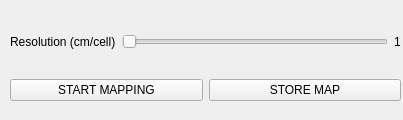
<?xml version="1.0" encoding="UTF-8"?>
<ui version="4.0">
 <class>WaypointMappingWidget</class>
 <widget class="QWidget" name="WaypointMappingWidget">
  <property name="geometry">
   <rect>
    <x>0</x>
    <y>0</y>
    <width>403</width>
    <height>120</height>
   </rect>
  </property>
  <property name="minimumSize">
   <size>
    <width>403</width>
    <height>120</height>
   </size>
  </property>
  <property name="windowTitle">
   <string>Quadrotor Steering</string>
  </property>
  <widget class="QWidget" name="">
   <property name="geometry">
    <rect>
     <x>10</x>
     <y>10</y>
     <width>391</width>
     <height>91</height>
    </rect>
   </property>
   <layout class="QVBoxLayout" name="verticalLayout">
    <item>
     <layout class="QHBoxLayout" name="horizontalLayout">
      <item>
       <widget class="QLabel" name="resolution_label">
        <property name="text">
         <string>Resolution (cm/cell)</string>
        </property>
       </widget>
      </item>
      <item>
       <widget class="QSlider" name="resolution_slider">
        <property name="minimum">
         <number>1</number>
        </property>
        <property name="maximum">
         <number>10</number>
        </property>
        <property name="orientation">
         <enum>Qt::Horizontal</enum>
        </property>
       </widget>
      </item>
      <item>
       <widget class="QLabel" name="resolution_value_label">
        <property name="text">
         <string>1</string>
        </property>
       </widget>
      </item>
     </layout>
    </item>
    <item>
     <layout class="QHBoxLayout" name="horizontalLayout_2">
      <item>
       <widget class="QPushButton" name="start_mapping_button">
        <property name="text">
         <string>START MAPPING</string>
        </property>
       </widget>
      </item>
      <item>
       <widget class="QPushButton" name="store_map_button">
        <property name="text">
         <string>STORE MAP</string>
        </property>
       </widget>
      </item>
     </layout>
    </item>
   </layout>
  </widget>
 </widget>
 <resources/>
 <connections/>
</ui>
